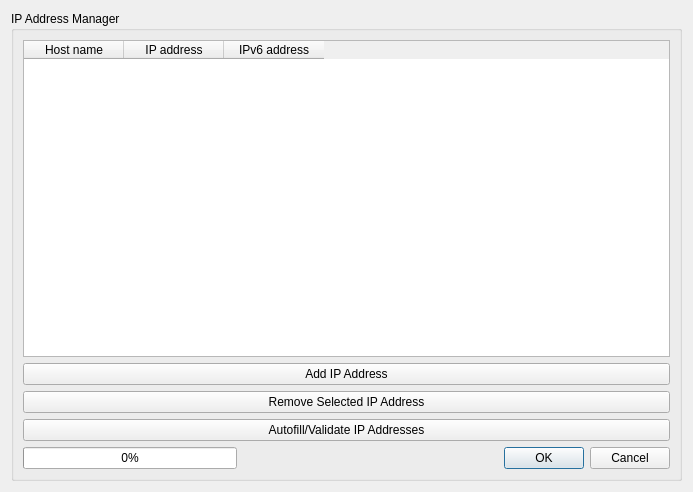
<?xml version="1.0" encoding="UTF-8"?>
<ui version="4.0">
 <class>ip_selector_dialog</class>
 <widget class="QDialog" name="ip_selector_dialog">
  <property name="geometry">
   <rect>
    <x>0</x>
    <y>0</y>
    <width>693</width>
    <height>492</height>
   </rect>
  </property>
  <property name="windowTitle">
   <string>IP Selector</string>
  </property>
  <layout class="QVBoxLayout" name="verticalLayout">
   <item>
    <widget class="QGroupBox" name="environments_groupbox">
     <property name="title">
      <string>IP Address Manager</string>
     </property>
     <layout class="QVBoxLayout" name="verticalLayout_2">
      <item>
       <layout class="QGridLayout" name="button_layout">
        <item row="0" column="0" colspan="2">
         <widget class="QTableWidget" name="ip_address_table">
          <property name="sizePolicy">
           <sizepolicy hsizetype="Expanding" vsizetype="Expanding">
            <horstretch>0</horstretch>
            <verstretch>0</verstretch>
           </sizepolicy>
          </property>
          <property name="toolTip">
           <string>&lt;html&gt;&lt;head/&gt;&lt;body&gt;&lt;p&gt;&lt;span style=&quot; font-weight:600;&quot;&gt;IP Address Table&lt;/span&gt;&lt;/p&gt;&lt;p&gt;This table populates the host name, IPv4 and IPv6 addresses for LAN-XI Hardware.&lt;/p&gt;&lt;/body&gt;&lt;/html&gt;</string>
          </property>
          <attribute name="verticalHeaderVisible">
           <bool>false</bool>
          </attribute>
          <column>
           <property name="text">
            <string>Host name</string>
           </property>
          </column>
          <column>
           <property name="text">
            <string>IP address</string>
           </property>
          </column>
          <column>
           <property name="text">
            <string>IPv6 address</string>
           </property>
          </column>
         </widget>
        </item>
        <item row="1" column="0" colspan="2">
         <widget class="QPushButton" name="add_ip_address_button">
          <property name="toolTip">
           <string>&lt;html&gt;&lt;head/&gt;&lt;body&gt;&lt;p&gt;&lt;span style=&quot; font-weight:600;&quot;&gt;Add IP Address&lt;/span&gt;&lt;/p&gt;&lt;p&gt;Adds an empty row in the IP Address table&lt;/p&gt;&lt;/body&gt;&lt;/html&gt;</string>
          </property>
          <property name="text">
           <string>Add IP Address</string>
          </property>
         </widget>
        </item>
        <item row="2" column="0" colspan="2">
         <widget class="QPushButton" name="remove_ip_address_button">
          <property name="toolTip">
           <string>&lt;html&gt;&lt;head/&gt;&lt;body&gt;&lt;p&gt;&lt;span style=&quot; font-weight:600;&quot;&gt;Remove Selected IP Address&lt;/span&gt;&lt;/p&gt;&lt;p&gt;Removes the IP Address corresponding to the selected row in the IP Address Table&lt;/p&gt;&lt;/body&gt;&lt;/html&gt;</string>
          </property>
          <property name="text">
           <string>Remove Selected IP Address</string>
          </property>
         </widget>
        </item>
        <item row="3" column="0" colspan="2">
         <widget class="QPushButton" name="validate_ip_address_button">
          <property name="toolTip">
           <string>&lt;html&gt;&lt;head/&gt;&lt;body&gt;&lt;p&gt;&lt;span style=&quot; font-weight:600;&quot;&gt;Autofill/Validate IP Addresses&lt;/span&gt;&lt;/p&gt;&lt;p&gt;Clicking this button will populate the additional columns of the IP Address Table&lt;/p&gt;&lt;/body&gt;&lt;/html&gt;</string>
          </property>
          <property name="text">
           <string>Autofill/Validate IP Addresses</string>
          </property>
         </widget>
        </item>
       </layout>
      </item>
      <item>
       <layout class="QHBoxLayout" name="accept_layout">
        <property name="topMargin">
         <number>0</number>
        </property>
        <item>
         <widget class="QProgressBar" name="loading_bar">
          <property name="sizePolicy">
           <sizepolicy hsizetype="Expanding" vsizetype="Fixed">
            <horstretch>0</horstretch>
            <verstretch>0</verstretch>
           </sizepolicy>
          </property>
          <property name="maximum">
           <number>100</number>
          </property>
          <property name="value">
           <number>0</number>
          </property>
         </widget>
        </item>
        <item>
         <spacer name="button_box_spacer">
          <property name="orientation">
           <enum>Qt::Horizontal</enum>
          </property>
          <property name="sizeHint" stdset="0">
           <size>
            <width>40</width>
            <height>20</height>
           </size>
          </property>
         </spacer>
        </item>
        <item>
         <widget class="QDialogButtonBox" name="button_box">
          <property name="orientation">
           <enum>Qt::Horizontal</enum>
          </property>
          <property name="standardButtons">
           <set>QDialogButtonBox::Cancel|QDialogButtonBox::Ok</set>
          </property>
         </widget>
        </item>
       </layout>
      </item>
     </layout>
    </widget>
   </item>
  </layout>
 </widget>
 <resources/>
 <connections>
  <connection>
   <sender>button_box</sender>
   <signal>accepted()</signal>
   <receiver>ip_selector_dialog</receiver>
   <slot>accept()</slot>
   <hints>
    <hint type="sourcelabel">
     <x>248</x>
     <y>254</y>
    </hint>
    <hint type="destinationlabel">
     <x>157</x>
     <y>274</y>
    </hint>
   </hints>
  </connection>
  <connection>
   <sender>button_box</sender>
   <signal>rejected()</signal>
   <receiver>ip_selector_dialog</receiver>
   <slot>reject()</slot>
   <hints>
    <hint type="sourcelabel">
     <x>316</x>
     <y>260</y>
    </hint>
    <hint type="destinationlabel">
     <x>286</x>
     <y>274</y>
    </hint>
   </hints>
  </connection>
 </connections>
</ui>
